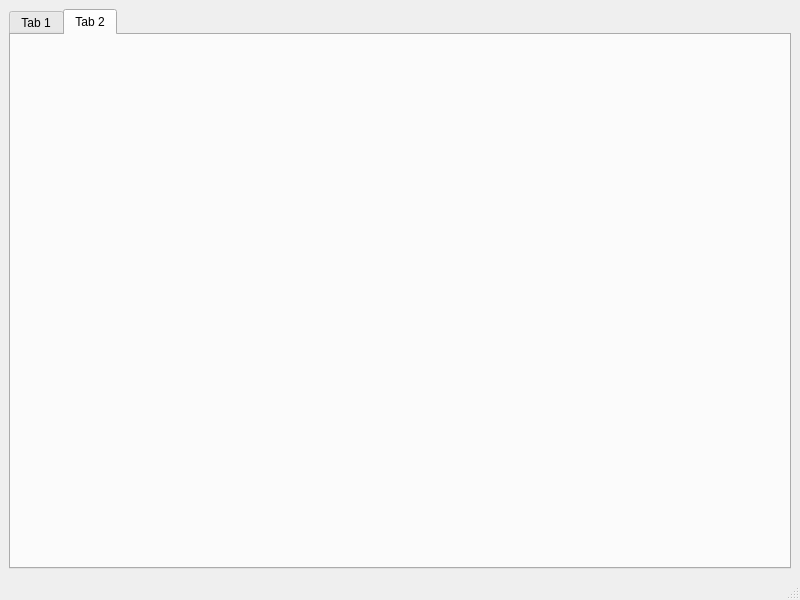
<?xml version="1.0" encoding="UTF-8"?>
<ui version="4.0">
 <class>MainWindow</class>
 <widget class="QMainWindow" name="MainWindow">
  <property name="geometry">
   <rect>
    <x>0</x>
    <y>0</y>
    <width>800</width>
    <height>600</height>
   </rect>
  </property>
  <property name="windowTitle">
   <string>MainWindow</string>
  </property>
  <widget class="QWidget" name="centralwidget">
   <layout class="QVBoxLayout" name="verticalLayout">
    <item>
     <widget class="DragableTabWindow" name="tabWidget">
      <property name="currentIndex">
       <number>1</number>
      </property>
      <widget class="QWidget" name="tab">
       <attribute name="title">
        <string>Tab 1</string>
       </attribute>
      </widget>
      <widget class="QWidget" name="tab_2">
       <attribute name="title">
        <string>Tab 2</string>
       </attribute>
      </widget>
     </widget>
    </item>
   </layout>
  </widget>
  <widget class="QMenuBar" name="menubar">
   <property name="geometry">
    <rect>
     <x>0</x>
     <y>0</y>
     <width>800</width>
     <height>23</height>
    </rect>
   </property>
  </widget>
  <widget class="QStatusBar" name="statusbar"/>
 </widget>
 <customwidgets>
  <customwidget>
   <class>DragableTabWindow</class>
   <extends>QTabWidget</extends>
   <header>dragabletabwindow.h</header>
   <container>1</container>
  </customwidget>
 </customwidgets>
 <resources/>
 <connections/>
</ui>
